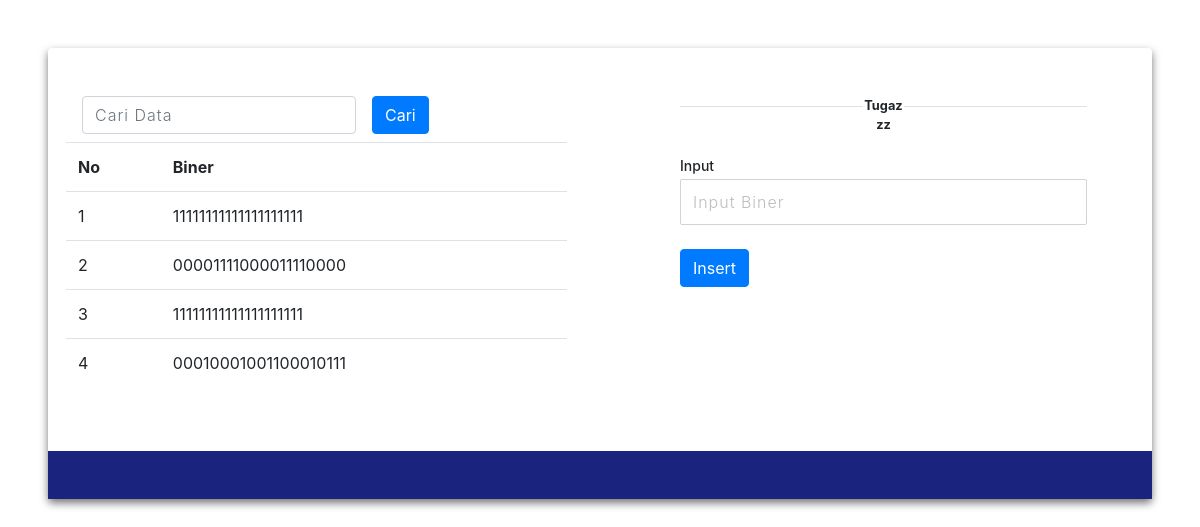
The page / on the database its author committed.
### tables this page shows
CREATE TABLE `tugas` (
  `no` int(11) NOT NULL,
  `hasil` varchar(20) NOT NULL
);

### index.php (the view, shortened to what this page needs)
<!DOCTYPE html>
<html lang="en">
<head>
    <link rel="stylesheet" href="style.css">
    <link rel="stylesheet" href="https://stackpath.bootstrapcdn.com/bootstrap/4.3.1/css/bootstrap.min.css">
    <link rel="stylesheet" href="https://stackpath.bootstrapcdn.com/bootstrap/4.3.1/js/bootstrap.bundle.min.js">
    <link rel="stylesheet" href="https://cdnjs.cloudflare.com/ajax/libs/font-awesome/4.7.0/css/font-awesome.min.css">
    <link rel="stylesheet" href="https://cdnjs.cloudflare.com/ajax/libs/jquery/3.2.1/jquery.min.js">
</head>
<body>
<div class="container-fluid px-1 px-md-5 px-lg-1 px-xl-5 py-5 mx-auto">
    <div class="card card0 border-0">
        <div class="row d-flex">
            <div class="col-lg-6 px-4 py-5">
                <div class="row px-4">
                <form class="form-inline">
                    <div class="form-group mx-sm-3 mb-2">
                        <input type="text" class="form-control" name="cari" placeholder="Cari Data">
                    </div>
                    <button type="submit" class="btn btn-primary mb-2">Cari</button>
                </form>
                        <table class="table ml-7">
                            <tr>
                                <th>No</th>
                                <th>Biner</th>
                            </tr>
                            <?php
                            include('konek.php');
                            if(isset($_GET['cari'])){
                                $cari = $_GET['cari'];
                                $data = mysqli_query($koneksi, "SELECT * FROM tugas WHERE hasil LIKE '%".$cari."%'");
                            }else{
                                $data = mysqli_query($koneksi, "SELECT * FROM tugas");
                            }
                            while($d = mysqli_fetch_array($data)){
                            ?>
                            <tr>
                                <td><?php echo $d['no']; ?></td>
                                <td><?php echo $d['hasil']; ?></td>
                            </tr>
                            <?php } ?>
                        </table>
                </div>
            </div>
            <div class="col-lg-6">
                <div class="card2 card border-0 px-4 py-5">
                    <div class="row px-3 mb-4">
                        <div class="line"></div> <small class="or text-center">Tugazzz</small>
                        <div class="line"></div>
                    </div>
                    <form action="insert.php" method="post">
                    <div class="row px-3"> <label class="mb-1">
                            <h6 class="mb-0 text-sm">Input</h6>
                        </label> <input class="mb-4" type="text" name="hasil" placeholder="Input Biner" required>
                    </div>
                    <div class="row mb-3 px-3"> <button type="submit" class="btn btn-primary">Insert</button>
                    </div>
                    </form>
                </div>
            </div>
        </div>
        <div class="bg-blue py-4">
        </div>
    </div>
</div>
</body>
</html>

### style.css (style rules this page uses)
body { color: #000; overflow-x: hidden; height: 100%; background-color: #B0BEC5; background-repeat: no-repeat }
.card0 { box-shadow: 0px 4px 8px 0px #757575; border-radius: 0px }
.card2 { margin: 0px 40px }
.line { height: 1px; width: 45%; background-color: #E0E0E0; margin-top: 10px }
.or { width: 10%; font-weight: bold }
.text-sm { font-size: 14px !important }
::placeholder { color: #BDBDBD; opacity: 1; font-weight: 300 }
input, textarea { padding: 10px 12px 10px 12px; border: 1px solid lightgrey; border-radius: 2px; margin-bottom: 5px; margin-top: 2px; width: 100%; box-sizing: border-box; color: #2C3E50; font-size: 14px; letter-spacing: 1px }
.bg-blue { color: #fff; background-color: #1A237E }

### rows shown on the page
tugas: no "1", hasil "11111111111111111111"
tugas: no "2", hasil "00001111000011110000"
tugas: no "3", hasil "11111111111111111111"
tugas: no "4", hasil "00010001001100010111"
